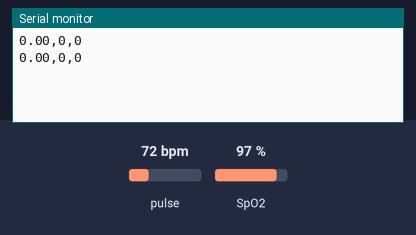
Simulated run of this sketch. Board: Arduino Pro Mini, built with avr-gcc and run on an emulated ATmega328P. On the bench: the last lines printed to the serial monitor. The test bench sets the inputs (shaded band); at power-on: pulse 72 bpm, SpO2 97 %.

Above: at 1.2 s.
1.3 s: pulse set to 42 bpm
At 1.9 s:
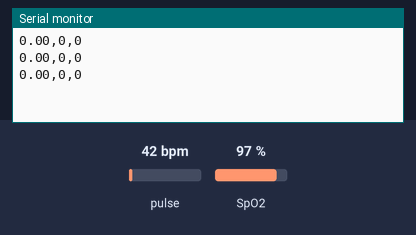
4.5 s: SpO2 set to 80 %
At 4.9 s:
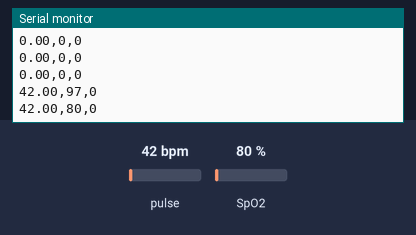
6.0 s: pulse set to 70 bpm
At 6.4 s:
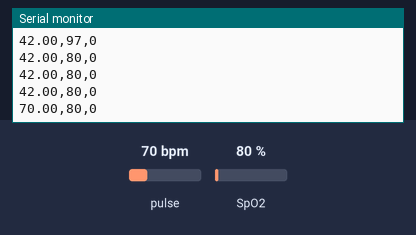
Timing chart, 0 to 9.0 s (numbered marks = the images above; inputs shaded):
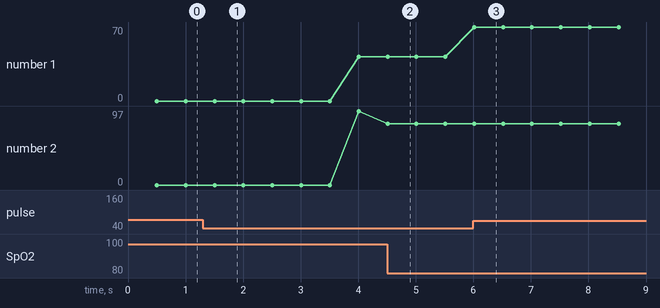

The sketch:

arduino_pro_mini.ino
```cpp
#include <Wire.h>
#include "MAX30100_PulseOximeter.h"

#define REPORTING_PERIOD_MS     500
PulseOximeter pox;
int sens = 0;
uint32_t tsLastReport = 0;
void setup() {
  Serial.begin(9600); //Initialize Serial Communication
  if (!pox.begin()) {
        sens = 1;
        for(;;);
    } else {
        sens = 0;
    }
    pox.setIRLedCurrent(MAX30100_LED_CURR_7_6MA);
}

void loop() {
  pox.update();
 if (millis() - tsLastReport > REPORTING_PERIOD_MS) {
  Serial.print(pox.getHeartRate());
  Serial.print(",");
  Serial.print(pox.getSpO2());
  Serial.print(",");
  Serial.println(sens);
        tsLastReport = millis();
    }
}
```

Measured:
- after the input at 4.5 s, the serial monitor: prints a new line at once (image 2)
- after the input at 6.0 s, the serial monitor: prints a new line at once (image 3)
- plotted number 1: 0 → 42 after the input at 1.3 s, 42 → 70 after the input at 6.0 s
- plotted number 2: 97 → 80 after the input at 4.5 s
